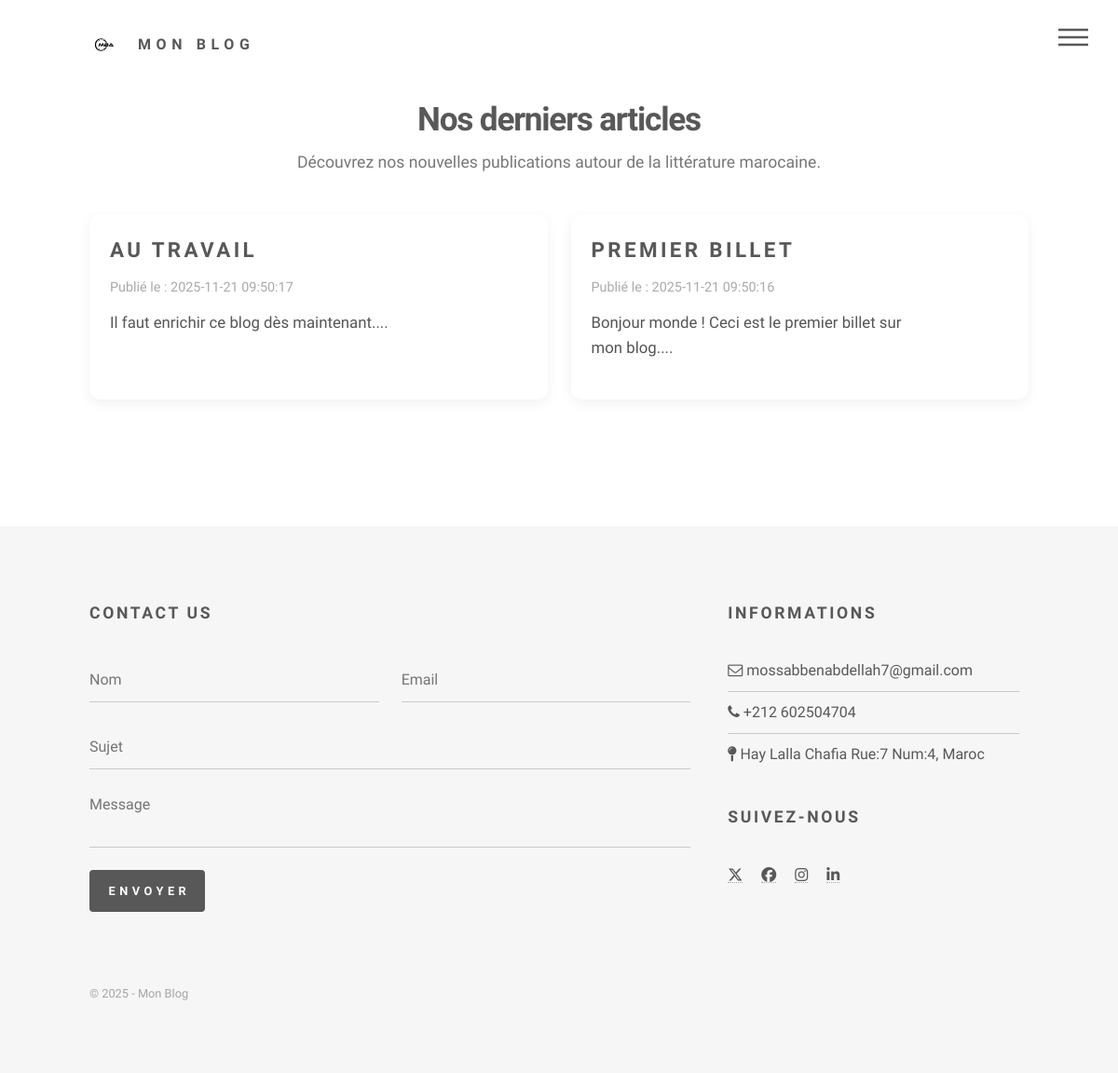
The page /index.php?action=blog on the database as committed earlier.
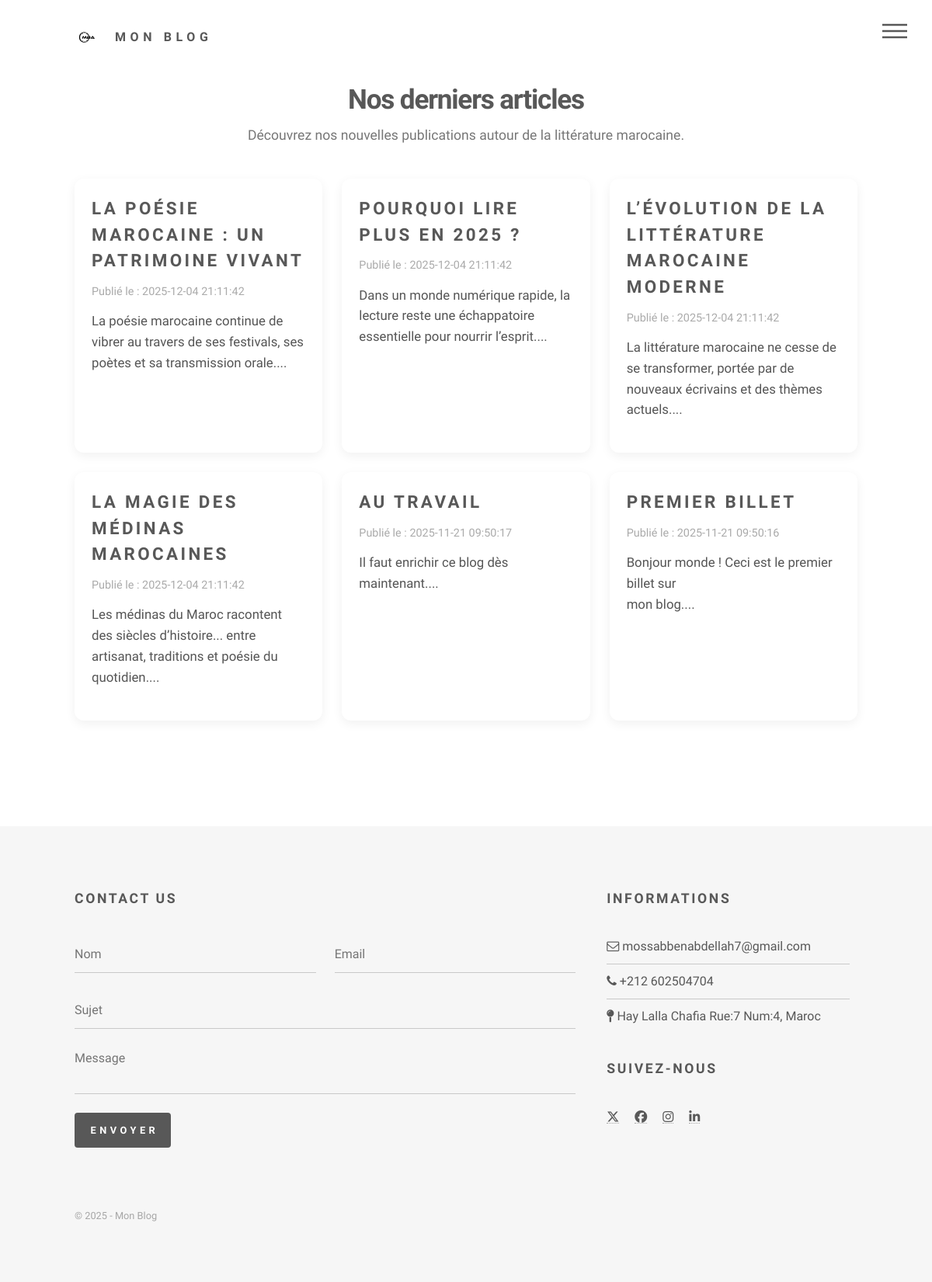
The same page on the database as committed later.
### tables this page shows
CREATE TABLE `t_billet` (
  `BIL_ID` int(11) NOT NULL,
  `BIL_DATE` datetime NOT NULL,
  `BIL_TITRE` varchar(255) NOT NULL,
  `BIL_CONTENU` text NOT NULL
);

### controllers/Blog_Controller.php (called while the page is built)
<?php
require_once "models/Blog_Model.php";
function Billets() {
    $billets = getBillets();
    require "views/vueBlog.php";
}

### models/Blog_Model.php (called while the page is built, shortened)
<?php
function getBillets() {
    $db = Database::getInstance();
    return $db->query(
        'SELECT BIL_ID AS id, BIL_DATE AS date,
        BIL_TITRE AS titre, BIL_CONTENU AS contenu
        FROM t_billet
        ORDER BY BIL_ID DESC'
    );
}
?>

### views/vueBlog.php (the view, shortened to what this page needs)
<h1 class="blog-title">Nos derniers articles</h1>
<p class="blog-subtitle">
    Découvrez nos nouvelles publications autour de la littérature marocaine.
</p>
<div class="blog-grid">
<?php foreach ($billets as $billet): ?>
    <div class="blog-card">
        <h3 class="blog-card-title">
            <?= htmlspecialchars($billet['titre']) ?>
        </h3>
        <p class="blog-card-date">
            Publié le : <?= htmlspecialchars($billet['date']) ?>
        </p>
        <p class="blog-card-content">
            <?= nl2br(htmlspecialchars(substr($billet['contenu'], 0, 180))) ?>...
        </p>
    </div>
<?php endforeach; ?>
</div>
<?php
$contenu = ob_get_clean();
require 'gabarit.php';
?>

### index.php (shortened to what this page needs)
<?php
try {
$action = $_GET['action'] ?? 'accueil';
 require "controllers/Blog_Controller.php";
switch ($action) {
    case 'blog':
        Billets();
        break;
    }
} catch (Exception $e) {
    $messageErreur = $e->getMessage();
    require "views/vueError.php";
}

### gabarit.php (shortened to what this page needs)
<!DOCTYPE HTML>
<html lang="fr">
<head>
    <link rel="stylesheet" href="assets/bootstrap/css/bootstrap.min.css">
    <link rel="stylesheet" href="https://cdnjs.cloudflare.com/ajax/libs/font-awesome/6.5.1/css/all.min.css">
    <link rel="stylesheet" href="./assets/css/main.css">
</head>
<body class="is-preload">
<div id="wrapper">
    <header id="header">
        <div class="inner">
            <a href="index.php" class="logo">
              <span class="symbol">
               <img src="images/logo2.jpg" alt="Logo" class="Img">
              </span>
              <span class="title">Mon Blog</span>
            </a>
            <nav>
                <ul>
                    <li><a href="#menu">Menu</a></li>
                </ul>
            </nav>
        </div>
    </header>
    <div id="main">
        <div class="inner">
            <?= $contenu ?>
        </div>
    </div>
    <footer id="footer">
        <div class="inner">
            <section>
                <h2>Contact Us</h2>
                <form method="post" action="#">
                    <div class="fields">
                        <div class="field half">
                            <input type="text" name="name" placeholder="Nom" />
                        </div>
                        <div class="field half">
                            <input type="email" name="email" placeholder="Email" />
                        </div>
                        <div class="field">
                            <input type="text" name="subject" placeholder="Sujet" />
                        </div>
                        <div class="field">
                            <textarea name="message" rows="3" placeholder="Message"></textarea>
                        </div>
                        <div class="field text-right">
                            <ul class="actions">
                                <li><input type="submit" value="Envoyer" class="primary" /></li>
                            </ul>
                        </div>
                    </div>
                </form>
            </section>
            <section>
                <h2>Informations</h2>
                <ul class="alt">
                    <li><span class="fa fa-envelope-o"></span> mossabbenabdellah7@gmail.com</li>
                    <li><span class="fa fa-phone"></span> +212 602504704</li>
                    <li><span class="fa fa-map-pin"></span> Hay Lalla Chafia Rue:7 Num:4, Maroc</li>
                </ul>
                <h2>Suivez-nous</h2>
                <ul class="icons">
                    <li><a href="https://x.com/" class="fa-brands fa-x-twitter"></a></li>
                    <li><a href="https://www.facebook.com/" class="fa-brands fa-facebook-f"></a></li>
                    <li><a href="https://www.instagram.com/" class="fa-brands fa-instagram"></a></li>
                    <li><a href="https://www.linkedin.com/in/mosab-ben-abdellah-b6b7052b9/" class="fa-brands fa-linkedin-in"></a></li>
                </ul>
            </section>
            <ul class="copyright">
                 <li>&copy; <?php echo date("Y"); ?> - Mon Blog</li>
            </ul>
        </div>
    </footer>
</div>
</body>
</html>

Rows that differ between the two databases and show on the page:
added t_billet: BIL_TITRE "LA POÉSIE MAROCAINE : UN PATRIMOINE VIVANT", BIL_DATE "2025-12-04 21:11:42", BIL_CONTENU "La poésie marocaine continue de vibrer au travers de ses festivals, ses poètes et sa transmission orale."
added t_billet: BIL_TITRE "POURQUOI LIRE PLUS EN 2025 ?", BIL_DATE "2025-12-04 21:11:42", BIL_CONTENU "Dans un monde numérique rapide, la lecture reste une échappatoire essentielle pour nourrir l’esprit."
added t_billet: BIL_TITRE "L’ÉVOLUTION DE LA LITTÉRATURE MAROCAINE MODERNE", BIL_DATE "2025-12-04 21:11:42", BIL_CONTENU "La littérature marocaine ne cesse de se transformer, portée par de nouveaux écrivains et des thèmes actuels."
added t_billet: BIL_TITRE "LA MAGIE DES MÉDINAS MAROCAINES", BIL_DATE "2025-12-04 21:11:42", BIL_CONTENU "Les médinas du Maroc racontent des siècles d’histoire... entre artisanat, traditions et poésie du quotidien."
